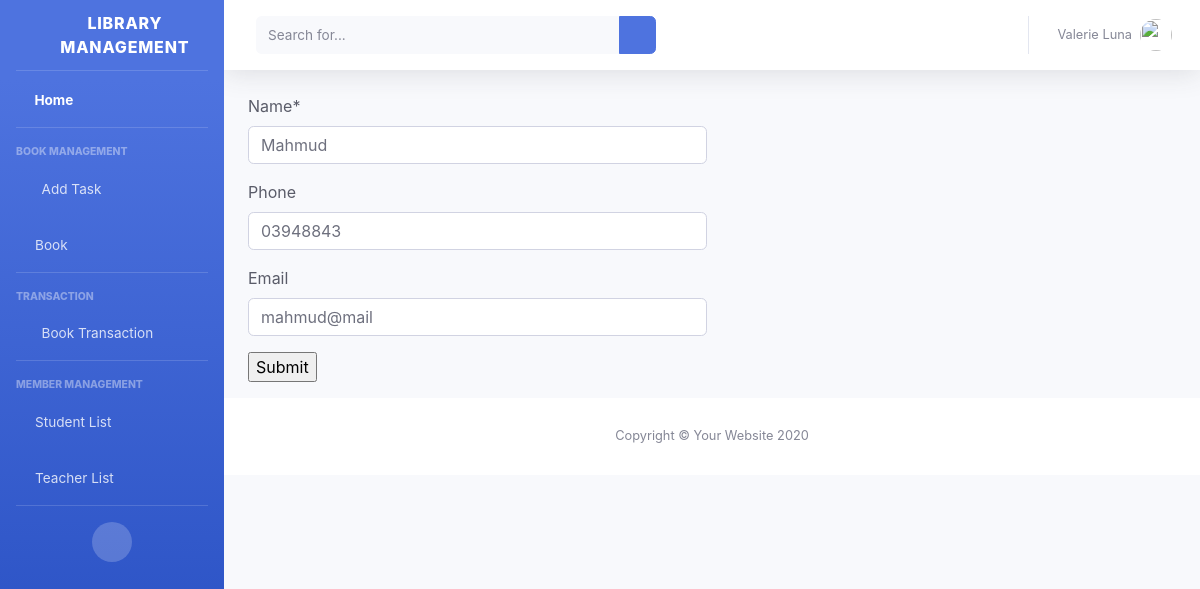
The app's page /updateauthor/1/ with its own data.
### library/models.py (models this page shows, shortened)
class Author(models.Model):
    name=models.CharField(max_length= 100,null=True)
    phone=models.CharField(max_length= 100,null=True,blank=True)
    email=models.CharField(max_length= 100,null=True,blank=True)
    class Meta:
         db_table = 'library_author'

### library/views.py (the view)
# urls.py: path('updateauthor/<str:pk>/',views.updateAuthor,name='updateauthor'),
def updateAuthor(request,pk):
    author = Author.objects.get(id=pk)
    form = authorForm(instance=author)
    if request.method == 'POST':
        form = authorForm(request.POST,instance=author)
        if form.is_valid():
            form.save()
            return redirect('/author')
    context = {'form':form}
    return render(request,'library/addauthor.html',context)

### library/forms.py
class authorForm(ModelForm):
    class Meta:
        model = Author
        fields = '__all__'

### templates/library/addauthor.html (shortened to what this page needs)
{%extends 'library/main.html'%}
{% load crispy_forms_tags %}
{%block content%}
<form action="" method="POST">
    <div class="container">
        <div class="form-row">
            <div class="form-group col-md-6 col-lg-offset-3 text-dark">
                {{form|crispy}}
                <input type="submit" name="submit">
            </div>
        </div>
    </div>
</form>
{%endblock%}

### records on screen
Author: name "Mahmud", phone "03948843", email "mahmud@mail"
